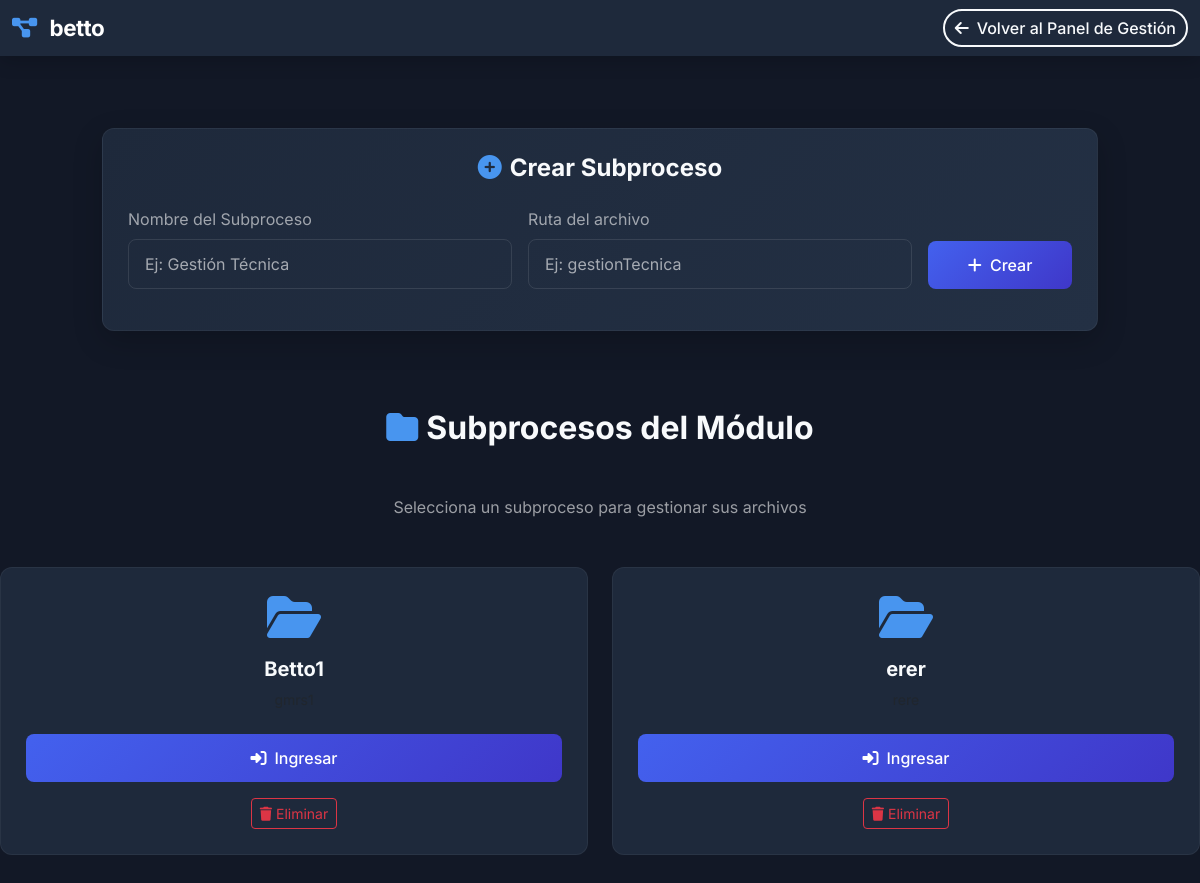
The app's page /views/procesos/almacengmr.php?id_ges=73 (signed in) with its own data.
### tables this page shows
CREATE TABLE `gestion_botones` (
  `id_ges` int(11) NOT NULL AUTO_INCREMENT,
  `name_but` varchar(255) DEFAULT NULL,
  `ruta_but` varchar(255) DEFAULT NULL,
  `color_but` varchar(20) DEFAULT NULL,
  PRIMARY KEY (`id_ges`)
);

CREATE TABLE `gestion_subprocesos` (
  `id_sub` int(11) NOT NULL AUTO_INCREMENT,
  `nombre_sub` varchar(100) NOT NULL,
  `ruta_sub` varchar(100) NOT NULL,
  `id_proceso` int(11) NOT NULL,
  `Pro_padre` varchar(200) NOT NULL,
  `created_at` timestamp NOT NULL DEFAULT current_timestamp(),
  PRIMARY KEY (`id_sub`),
  KEY `id_proceso` (`id_proceso`),
  CONSTRAINT `gestion_subprocesos_ibfk_1` FOREIGN KEY (`id_proceso`) REFERENCES `gestion_botones` (`id_ges`)
);

### conexion/conexion.php (called while the page is built)
<?php
 function conectaDb() {
    try
       {
        $conn = new PDO('mysql:host=localhost;dbname=sennova2;charset=utf8', 'root', '');
        $conn->setAttribute(PDO::ATTR_ERRMODE, PDO::ERRMODE_EXCEPTION);
        return $conn;
       }
    catch(PDOException $e){
        echo "Error: en la conexion ".$e->getMessage();
    }
 }

### models/PubliModel.php (called while the page is built, shortened)
<?php
require_once __DIR__ . '/../conexion/conexion.php';
class GestionModel
{
    private $conn;
    public function __construct()
    {
        $this->conn = conectaDb();
    }
    public function obtenerPorId($id_ges)
    {
        $stmt = $this->conn->prepare("SELECT * FROM gestion_botones WHERE id_ges = ?");
        $stmt->execute([$id_ges]);
        return $stmt->fetch(PDO::FETCH_ASSOC);
    }
    public function obtenerPorProceso($idProceso)
    {
        $sql = $this->conn->prepare("SELECT * FROM gestion_subprocesos WHERE id_proceso = ?");
        $sql->execute([$idProceso]);
        return $sql->fetchAll(PDO::FETCH_ASSOC);
    }
}

### views/procesos/almacengmr.php (the view, shortened to what this page needs)
<?php
require_once '../../models/PubliModel.php';
$model = new GestionModel();
$idProceso = $_GET['id_ges'] ?? null;
$proceso = $model->obtenerPorId($idProceso);
$subprocesos = $model->obtenerPorProceso($idProceso);
?>
<link href="https://cdn.jsdelivr.net/npm/bootstrap@5.3.2/dist/css/bootstrap.min.css" rel="stylesheet">
<link rel="stylesheet" href="https://cdnjs.cloudflare.com/ajax/libs/font-awesome/6.4.2/css/all.min.css">
<nav class="navbar navbar-expand-lg navbar-dark fixed-top">
  <div class="container">
    <h2 class="navbar-brand mb-0">
      <i class="fas fa-project-diagram me-2" style="color: var(--accent-color);"></i>
      <?= htmlspecialchars($proceso['name_but']) ?>
    </h2>
    <a href="/sennova/inAdmin.php?vista=gestion" class="btn btn-outline-light">
      <i class="fas fa-arrow-left me-2"></i>Volver al Panel de Gestión
    </a>
  </div>
</nav>
<div class="container py-section">
  <?php if ((isset($_SESSION['rol']) && $_SESSION['rol'] == 1) || ((isset($_SESSION['rol']) && $_SESSION['rol'] == 2) || (isset($_SESSION['rol'], $_SESSION['area']) && $_SESSION['rol'] == 3 && $_SESSION['area'] === 'electronica'))): ?>
    <div class="row justify-content-center mb-5">
      <div class="col-lg-10">
        <div class="card-form">
          <h4 class="fw-bold text-center mb-4">
            <i class="fas fa-plus-circle me-2" style="color: var(--accent-color);"></i>Crear Subproceso
          </h4>
          <form method="post" action="/sennova/routes/createProces.php" class="row g-3 align-items-end">
            <div class="col-md-5">
              <label class="form-label" style="color: #ffffff94;">Nombre del Subproceso</label>
              <input type="text" name="nombre_sub"
                class="form-control form-control-custom"
                required
                placeholder="Ej: Gestión Técnica">
            </div>
            <div class="col-md-5">
              <label class="form-label" style="color: #ffffff94;">Ruta del archivo</label>
              <input type="text" name="ruta_sub"
                class="form-control form-control-custom"
                required
                placeholder="Ej: gestionTecnica">
            </div>
            <div class="col-md-2">
              <button type="submit" name="crear_sub" class="btn btn-primary-custom w-100">
                <i class="fas fa-plus me-1"></i> Crear
              </button>
            </div>
          </form>
        </div>
      </div>
    </div>
  <?php endif; ?>
  <div class="text-center mb-5 px-content">
    <h2 class="fw-bold ">
      <i class="fas fa-folder me-2" style="color: var(--accent-color);"></i>Subprocesos del Módulo
    </h2>
    <p class="mt-5" style="color: #ffffff94;">Selecciona un subproceso para gestionar sus archivos</p>
  </div>
  <div class="row-cols-subprocess">
    <?php if (!empty($subprocesos)): ?>
      <?php foreach ($subprocesos as $sub): ?>
        <?php if ($sub['Pro_padre'] === basename(__FILE__)): ?>
          <div class="card-subprocess text-center">
            <div class="mb-4">
              <i class="fas fa-folder-open fa-3x mb-3" style="color: var(--accent-color);"></i>
              <h5 class="fw-bold mb-2"><?= htmlspecialchars($sub['nombre_sub']) ?></h5>
              <p class="text-muted small mb-3"><?= htmlspecialchars($sub['ruta_sub']) ?></p>
            </div>
            <div class="mb-3">
              <a href="/sennova/views/procesos/sub/<?= htmlspecialchars($sub['ruta_sub']) ?>.php?id_proceso=<?= $idProceso ?>"
                class="btn btn-primary-custom w-100">
                <i class="fas fa-sign-in-alt me-2"></i>Ingresar
              </a>
            </div>
             <?php if ((isset($_SESSION['rol']) && $_SESSION['rol'] == 1) || ((isset($_SESSION['rol']) && $_SESSION['rol'] == 2) || (isset($_SESSION['rol'], $_SESSION['area']) && $_SESSION['rol'] == 3 && $_SESSION['area'] === 'electronica'))): ?>
              <div class="mt-2">
                <form method="post"
                  action="/sennova/routes/createProces.php"
                  class="d-inline js-confirm-delete-sub"
                  data-name="<?= htmlspecialchars($sub['nombre_sub']) ?>">
                  <button type="button" class="btn btn-outline-danger btn-sm" data-role="btn-delete-sub">
                    <i class="fas fa-trash me-1"></i>Eliminar
                  </button>
                </form>
              </div>
            <?php endif; ?>
          </div>
        <?php endif; ?>
      <?php endforeach; ?>
    <?php endif; ?>
  </div>
</div>

### views/procesos/almacengmr.php (style rules this page uses)
.navbar { background-color: var(--card-bg) !important; box-shadow: 0 4px 20px rgba(0, 0, 0, 0.2); padding: 9px 0; }
.navbar-brand { font-weight: 700; font-size: 1.4rem; letter-spacing: -0.5px; }
.container { max-width: 1200px; margin: 0 auto; }
.card-subprocess { background: var(--card-bg); border-radius: var(--border-radius); border: 1px solid rgba(255, 255, 255, 0.05); padding: 25px; transition: var(--transition); height: 100%; position: relative; overflow: hidden; }
.card-subprocess::before { content: ''; position: absolute; top: 0; left: 0; width: 100%; height: 4px; background: linear-gradient(90deg, var(--primary-color), var(--accent-color)); opacity: 0; transition: var(--transition); }
.btn-primary-custom { background: linear-gradient(135deg, var(--primary-color), var(--secondary-color)); border: none; color: white; padding: 12px 25px; border-radius: 8px; font-weight: 500; transition: var(--transition); }
.btn-outline-light { border: 2px solid var(--text-light); color: var(--text-light); padding: 5px 10px; border-radius: 30px; font-weight: 500; transition: var(--transition); }
.form-control-custom { background-color: rgba(255, 255, 255, 0.05); border: 1px solid rgba(255, 255, 255, 0.1); color: var(--text-light); padding: 12px 16px; border-radius: 8px; transition: var(--transition); color: white !important; background-color: transparent; }
.form-control-custom::placeholder { color: rgba(255, 255, 255, 0.6) !important; }
.card-form { background: linear-gradient(135deg, var(--card-bg), #233044); border-radius: var(--border-radius); border: 1px solid rgba(255, 255, 255, 0.05); box-shadow: 0 10px 30px rgba(0, 0, 0, 0.2); padding: 25px; margin-bottom: 30px; }
.py-section { padding: 3rem 0; }
.px-content { padding: 0 15px; }
.row-cols-subprocess { display: grid; grid-template-columns: repeat(auto-fit, minmax(300px, 1fr)); gap: 1.5rem; margin: 0 auto; }

### records on screen
gestion_botones: name_but "betto"
gestion_subprocesos: nombre_sub "Betto1"
gestion_subprocesos: nombre_sub "erer"
